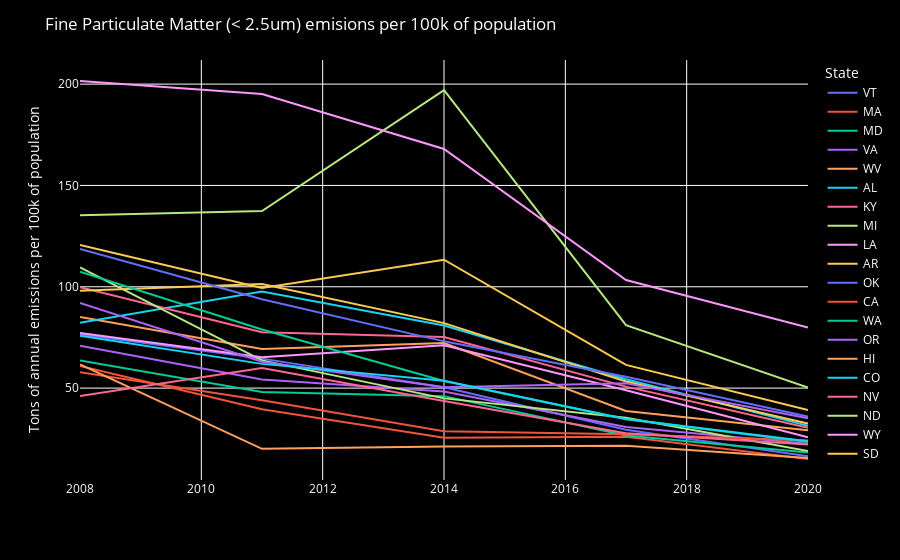

Here is the notebook cell this chart was saved with:
### Code cell
PM25 = nei_by_pollutant.loc[(nei_by_pollutant["Pollutant"] == 'PM2.5 Primary (Filt + Cond)')]

PM25_plot = px.line(
    PM25,
    x = "Year",
    y = "Emmisions_per_100k",
    hover_name = "CAV_adoption",
    color = "State",
    labels = {
        "Year":'',
        "Emmisions_per_100k": "Tons of annual emissions per 100k of population"
    }
)

PM25_plot.update_layout(
#     yaxis_range=[0,30],
    font_color="white",
    legend=dict(
    title="State"
))

PM25_plot.update_layout({
    'plot_bgcolor':'black',
    'paper_bgcolor':'black',
    'title':'Fine Particulate Matter (< 2.5um) emisions per 100k of population'
})

PM25_plot.show()

### Figure 1 — Plotly figure (JSON) as saved in the notebook; plotly's stock layout.template omitted (floating-point values rounded to 4 significant figures)
{"data": [{"hovertemplate": "<b>%{hovertext}</b><br><br>State=VT<br>=%{x}<br>Tons of annual emissions per 100k of population=%{y}<extra></extra>", "hovertext": ["High CAV adoption", "High CAV adoption", "High CAV adoption", "High CAV adoption", "High CAV adoption"], "legendgroup": "VT", "line": {"color": "#636efa", "dash": "solid"}, "marker": {"symbol": "circle"}, "mode": "lines", "name": "VT", "orientation": "v", "showlegend": true, "type": "scatter", "x": [2008, 2011, 2014, 2017, 2020], "xaxis": "x", "y": [76.44, 64.55, 50.45, 29.48, 16.36], "yaxis": "y"}, {"hovertemplate": "<b>%{hovertext}</b><br><br>State=MA<br>=%{x}<br>Tons of annual emissions per 100k of population=%{y}<extra></extra>", "hovertext": ["High CAV adoption", "High CAV adoption", "High CAV adoption", "High CAV adoption", "High CAV adoption"], "legendgroup": "MA", "line": {"color": "#EF553B", "dash": "solid"}, "marker": {"symbol": "circle"}, "mode": "lines", "name": "MA", "orientation": "v", "showlegend": true, "type": "scatter", "x": [2008, 2011, 2014, 2017, 2020], "xaxis": "x", "y": [60.92, 39.55, 25.52, 26.02, 15.01], "yaxis": "y"}, {"hovertemplate": "<b>%{hovertext}</b><br><br>State=MD<br>=%{x}<br>Tons of annual emissions per 100k of population=%{y}<extra></extra>", "hovertext": ["High CAV adoption", "High CAV adoption", "High CAV adoption", "High CAV adoption", "High CAV adoption"], "legendgroup": "MD", "line": {"color": "#00cc96", "dash": "solid"}, "marker": {"symbol": "circle"}, "mode": "lines", "name": "MD", "orientation": "v", "showlegend": true, "type": "scatter", "x": [2008, 2011, 2014, 2017, 2020], "xaxis": "x", "y": [63.66, 48.13, 46.03, 26.66, 18.27], "yaxis": "y"}, {"hovertemplate": "<b>%{hovertext}</b><br><br>State=VA<br>=%{x}<br>Tons of annual emissions per 100k of population=%{y}<extra></extra>", "hovertext": ["High CAV adoption", "High CAV adoption", "High CAV adoption", "High CAV adoption", "High CAV adoption"], "legendgroup": "VA", "line": {"color": "#ab63fa", "dash": "solid"}, "marker": {"symbol": "circle"}, "mode": "lines", "name": "VA", "orientation": "v", "showlegend": true, "type": "scatter", "x": [2008, 2011, 2014, 2017, 2020], "xaxis": "x", "y": [70.89, 54.24, 48.36, 30.82, 22.58], "yaxis": "y"}, {"hovertemplate": "<b>%{hovertext}</b><br><br>State=WV<br>=%{x}<br>Tons of annual emissions per 100k of population=%{y}<extra></extra>", "hovertext": ["Low CAV adoption", "Low CAV adoption", "Low CAV adoption", "Low CAV adoption", "Low CAV adoption"], "legendgroup": "WV", "line": {"color": "#FFA15A", "dash": "solid"}, "marker": {"symbol": "circle"}, "mode": "lines", "name": "WV", "orientation": "v", "showlegend": true, "type": "scatter", "x": [2008, 2011, 2014, 2017, 2020], "xaxis": "x", "y": [85.06, 69.33, 72.23, 38.68, 29.13], "yaxis": "y"}, {"hovertemplate": "<b>%{hovertext}</b><br><br>State=AL<br>=%{x}<br>Tons of annual emissions per 100k of population=%{y}<extra></extra>", "hovertext": ["Low CAV adoption", "Low CAV adoption", "Low CAV adoption", "Low CAV adoption", "Low CAV adoption"], "legendgroup": "AL", "line": {"color": "#19d3f3", "dash": "solid"}, "marker": {"symbol": "circle"}, "mode": "lines", "name": "AL", "orientation": "v", "showlegend": true, "type": "scatter", "x": [2008, 2011, 2014, 2017, 2020], "xaxis": "x", "y": [82.26, 97.61, 80.9, 54.38, 31.41], "yaxis": "y"}, {"hovertemplate": "<b>%{hovertext}</b><br><br>State=KY<br>=%{x}<br>Tons of annual emissions per 100k of population=%{y}<extra></extra>", "hovertext": ["Low CAV adoption", "Low CAV adoption", "Low CAV adoption", "Low CAV adoption", "Low CAV adoption"], "legendgroup": "KY", "line": {"color": "#FF6692", "dash": "solid"}, "marker": {"symbol": "circle"}, "mode": "lines", "name": "KY", "orientation": "v", "showlegend": true, "type": "scatter", "x": [2008, 2011, 2014, 2017, 2020], "xaxis": "x", "y": [99.8, 77.57, 75.21, 50.74, 30.39], "yaxis": "y"}, {"hovertemplate": "<b>%{hovertext}</b><br><br>State=MI<br>=%{x}<br>Tons of annual emissions per 100k of population=%{y}<extra></extra>", "hovertext": ["Low CAV adoption", "Low CAV adoption", "Low CAV adoption", "Low CAV adoption", "Low CAV adoption"], "legendgroup": "MI", "line": {"color": "#B6E880", "dash": "solid"}, "marker": {"symbol": "circle"}, "mode": "lines", "name": "MI", "orientation": "v", "showlegend": true, "type": "scatter", "x": [2008, 2011, 2014, 2017, 2020], "xaxis": "x", "y": [109.6, 63.68, 44.93, 35.42, 19.0], "yaxis": "y"}, {"hovertemplate": "<b>%{hovertext}</b><br><br>State=LA<br>=%{x}<br>Tons of annual emissions per 100k of population=%{y}<extra></extra>", "hovertext": ["Low CAV adoption", "Low CAV adoption", "Low CAV adoption", "Low CAV adoption", "Low CAV adoption"], "legendgroup": "LA", "line": {"color": "#FF97FF", "dash": "solid"}, "marker": {"symbol": "circle"}, "mode": "lines", "name": "LA", "orientation": "v", "showlegend": true, "type": "scatter", "x": [2008, 2011, 2014, 2017, 2020], "xaxis": "x", "y": [77.15, 65.2, 71.18, 48.95, 25.78], "yaxis": "y"}, {"hovertemplate": "<b>%{hovertext}</b><br><br>State=AR<br>=%{x}<br>Tons of annual emissions per 100k of population=%{y}<extra></extra>", "hovertext": ["Low CAV adoption", "Low CAV adoption", "Low CAV adoption", "Low CAV adoption", "Low CAV adoption"], "legendgroup": "AR", "line": {"color": "#FECB52", "dash": "solid"}, "marker": {"symbol": "circle"}, "mode": "lines", "name": "AR", "orientation": "v", "showlegend": true, "type": "scatter", "x": [2008, 2011, 2014, 2017, 2020], "xaxis": "x", "y": [98.02, 101.4, 82.07, 53.25, 32.5], "yaxis": "y"}, {"hovertemplate": "<b>%{hovertext}</b><br><br>State=OK<br>=%{x}<br>Tons of annual emissions per 100k of population=%{y}<extra></extra>", "hovertext": ["Low CAV adoption", "Low CAV adoption", "Low CAV adoption", "Low CAV adoption", "Low CAV adoption"], "legendgroup": "OK", "line": {"color": "#636efa", "dash": "solid"}, "marker": {"symbol": "circle"}, "mode": "lines", "name": "OK", "orientation": "v", "showlegend": true, "type": "scatter", "x": [2008, 2011, 2014, 2017, 2020], "xaxis": "x", "y": [118.6, 93.83, 73.07, 55.55, 35.96], "yaxis": "y"}, {"hovertemplate": "<b>%{hovertext}</b><br><br>State=CA<br>=%{x}<br>Tons of annual emissions per 100k of population=%{y}<extra></extra>", "hovertext": ["High CAV adoption", "High CAV adoption", "High CAV adoption", "High CAV adoption", "High CAV adoption"], "legendgroup": "CA", "line": {"color": "#EF553B", "dash": "solid"}, "marker": {"symbol": "circle"}, "mode": "lines", "name": "CA", "orientation": "v", "showlegend": true, "type": "scatter", "x": [2008, 2011, 2014, 2017, 2020], "xaxis": "x", "y": [57.87, 44.02, 28.7, 27.18, 24.11], "yaxis": "y"}, {"hovertemplate": "<b>%{hovertext}</b><br><br>State=WA<br>=%{x}<br>Tons of annual emissions per 100k of population=%{y}<extra></extra>", "hovertext": ["High CAV adoption", "High CAV adoption", "High CAV adoption", "High CAV adoption", "High CAV adoption"], "legendgroup": "WA", "line": {"color": "#00cc96", "dash": "solid"}, "marker": {"symbol": "circle"}, "mode": "lines", "name": "WA", "orientation": "v", "showlegend": true, "type": "scatter", "x": [2008, 2011, 2014, 2017, 2020], "xaxis": "x", "y": [107.5, 78.94, 53.53, 34.64, 23.39], "yaxis": "y"}, {"hovertemplate": "<b>%{hovertext}</b><br><br>State=OR<br>=%{x}<br>Tons of annual emissions per 100k of population=%{y}<extra></extra>", "hovertext": ["High CAV adoption", "High CAV adoption", "High CAV adoption", "High CAV adoption", "High CAV adoption"], "legendgroup": "OR", "line": {"color": "#ab63fa", "dash": "solid"}, "marker": {"symbol": "circle"}, "mode": "lines", "name": "OR", "orientation": "v", "showlegend": true, "type": "scatter", "x": [2008, 2011, 2014, 2017, 2020], "xaxis": "x", "y": [91.98, 63.02, 50.45, 52.35, 35.1], "yaxis": "y"}, {"hovertemplate": "<b>%{hovertext}</b><br><br>State=HI<br>=%{x}<br>Tons of annual emissions per 100k of population=%{y}<extra></extra>", "hovertext": ["High CAV adoption", "High CAV adoption", "High CAV adoption", "High CAV adoption", "High CAV adoption"], "legendgroup": "HI", "line": {"color": "#FFA15A", "dash": "solid"}, "marker": {"symbol": "circle"}, "mode": "lines", "name": "HI", "orientation": "v", "showlegend": true, "type": "scatter", "x": [2008, 2011, 2014, 2017, 2020], "xaxis": "x", "y": [61.63, 20.05, 21.22, 21.6, 15.45], "yaxis": "y"}, {"hovertemplate": "<b>%{hovertext}</b><br><br>State=CO<br>=%{x}<br>Tons of annual emissions per 100k of population=%{y}<extra></extra>", "hovertext": ["High CAV adoption", "High CAV adoption", "High CAV adoption", "High CAV adoption", "High CAV adoption"], "legendgroup": "CO", "line": {"color": "#19d3f3", "dash": "solid"}, "marker": {"symbol": "circle"}, "mode": "lines", "name": "CO", "orientation": "v", "showlegend": true, "type": "scatter", "x": [2008, 2011, 2014, 2017, 2020], "xaxis": "x", "y": [75.88, 61.95, 53.59, 34.73, 23.8], "yaxis": "y"}, {"hovertemplate": "<b>%{hovertext}</b><br><br>State=NV<br>=%{x}<br>Tons of annual emissions per 100k of population=%{y}<extra></extra>", "hovertext": ["High CAV adoption", "High CAV adoption", "High CAV adoption", "High CAV adoption", "High CAV adoption"], "legendgroup": "NV", "line": {"color": "#FF6692", "dash": "solid"}, "marker": {"symbol": "circle"}, "mode": "lines", "name": "NV", "orientation": "v", "showlegend": true, "type": "scatter", "x": [2008, 2011, 2014, 2017, 2020], "xaxis": "x", "y": [46.04, 59.91, 43.62, 27.7, 22.13], "yaxis": "y"}, {"hovertemplate": "<b>%{hovertext}</b><br><br>State=ND<br>=%{x}<br>Tons of annual emissions per 100k of population=%{y}<extra></extra>", "hovertext": ["Low CAV adoption", "Low CAV adoption", "Low CAV adoption", "Low CAV adoption", "Low CAV adoption"], "legendgroup": "ND", "line": {"color": "#B6E880", "dash": "solid"}, "marker": {"symbol": "circle"}, "mode": "lines", "name": "ND", "orientation": "v", "showlegend": true, "type": "scatter", "x": [2008, 2011, 2014, 2017, 2020], "xaxis": "x", "y": [135.3, 137.3, 197.0, 81.02, 50.26], "yaxis": "y"}, {"hovertemplate": "<b>%{hovertext}</b><br><br>State=WY<br>=%{x}<br>Tons of annual emissions per 100k of population=%{y}<extra></extra>", "hovertext": ["Low CAV adoption", "Low CAV adoption", "Low CAV adoption", "Low CAV adoption", "Low CAV adoption"], "legendgroup": "WY", "line": {"color": "#FF97FF", "dash": "solid"}, "marker": {"symbol": "circle"}, "mode": "lines", "name": "WY", "orientation": "v", "showlegend": true, "type": "scatter", "x": [2008, 2011, 2014, 2017, 2020], "xaxis": "x", "y": [201.5, 195.2, 168.0, 103.3, 79.92], "yaxis": "y"}, {"hovertemplate": "<b>%{hovertext}</b><br><br>State=SD<br>=%{x}<br>Tons of annual emissions per 100k of population=%{y}<extra></extra>", "hovertext": ["Low CAV adoption", "Low CAV adoption", "Low CAV adoption", "Low CAV adoption", "Low CAV adoption"], "legendgroup": "SD", "line": {"color": "#FECB52", "dash": "solid"}, "marker": {"symbol": "circle"}, "mode": "lines", "name": "SD", "orientation": "v", "showlegend": true, "type": "scatter", "x": [2008, 2011, 2014, 2017, 2020], "xaxis": "x", "y": [120.7, 99.42, 113.3, 61.44, 39.2], "yaxis": "y"}], "layout": {"font": {"color": "white"}, "legend": {"title": {"text": "State"}, "tracegroupgap": 0}, "margin": {"t": 60}, "paper_bgcolor": "black", "plot_bgcolor": "black", "title": {"text": "Fine Particulate Matter (< 2.5um) emisions per 100k of population"}, "xaxis": {"anchor": "y", "domain": [0, 1], "title": {"text": ""}}, "yaxis": {"anchor": "x", "domain": [0, 1], "title": {"text": "Tons of annual emissions per 100k of population"}}}}
